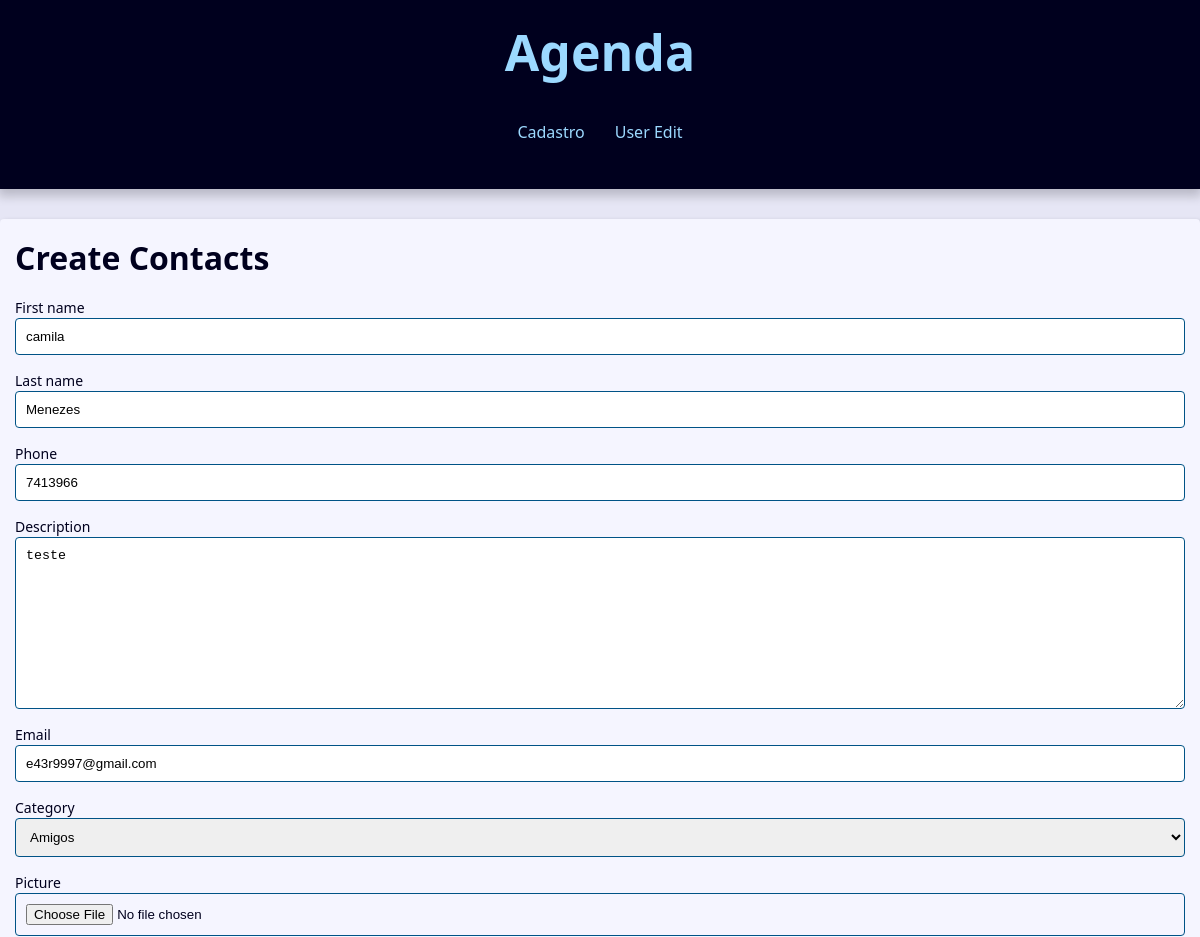
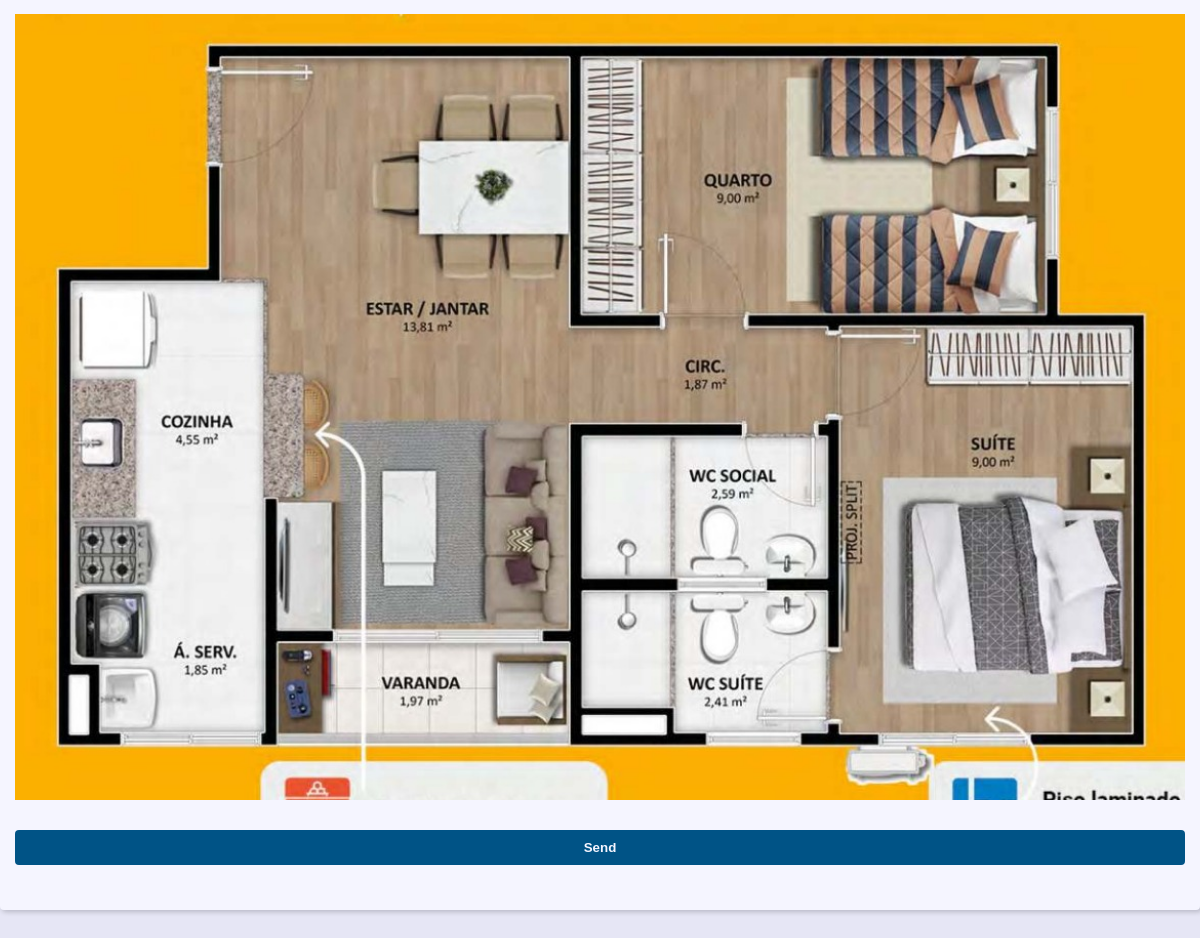
Page /contact/1017/update/ on the committed database (2 pictures, top to bottom).
### contact/models.py (models this page shows, shortened)
class Contact(models.Model):
    first_name = models.CharField(max_length=50)
    last_name = models.CharField(max_length=50, blank=True)
    phone = models.CharField(max_length=50)
    email = models.EmailField(max_length=254, blank=True)
    created_date = models.DateTimeField(default=timezone.now)
    description = models.TextField(blank=True)
    show = models.BooleanField(default=True)
    picture = models.ImageField(blank=True, upload_to='pictures/%Y/%M/%D/')
    category = models.ForeignKey(Category, on_delete=models.SET_NULL, null=True, blank=True)
    owner = models.ForeignKey(User, on_delete=models.SET_NULL, null=True, blank=True)

### contact/views/contact_form.py (the view, shortened to what this page needs)
# urls.py: path('contact/<int:contact_id>/update/', views.update, name='update'),
def update(request, contact_id):
    contact = get_object_or_404(
        Contact, pk=contact_id, show = True
    )
    form_action = reverse('contact:update', args=(contact_id,))
    context = {
        'form': ContactForm(instance=contact),
        'form_action': form_action
    }
    return render(
        request,
        'contact/create.html',
        context)

### contact/forms.py (shortened to what this page needs)
class ContactForm(forms.ModelForm):
    picture = forms.ImageField(
        widget= forms.FileInput(
            attrs={
                "accept":  'image/*',
            }
        )
    )
    class Meta:
        model = models.Contact
        fields = ('first_name', 'last_name', 'phone', 'description', 'email', 'category', 'picture')

### contact/models.py (called while the page is built)
    def __str__(self):
        return self.name

### contact/templates/contact/create.html (shortened to what this page needs)
{% extends "global/base.html" %}
{% block content %}
    <h1> Create Contacts</h1>
    <div class="form-content">
        <form
            action="{{ form_action }}"
            method="POST"
            enctype="multipart/form-data"
        >
        <div class="form-content">
            {% for field in form %}
                <div class="form-group">
                    <label for="{{field.id_for_label}}">{{field.label}}</label>
                    {{field}}
                </div>
                {% if field.name == 'picture' and field.value.url %}
                <div class="form-group">
                    <img src="{{field.value.url}}" alt = "">
                </div>
                {% endif %}
            {% endfor %}
        </div>
        <div class="form-content">
            <div class="form-group">
                <button class="btn" type="submit"> Send</button>
            </div>
        </div>
        </form>
    </div>
{% endblock content %}

### base_static/global/css/style.css (style rules this page uses)
:root { --spacing: 1.5rem; --link-dark-color: rgb(0, 83, 134); --link-light-color: rgb(156, 217, 255); --clr-white: rgb(245, 245, 255); --clr-black: rgb(0, 0, 30); --clr-light-gray: rgb(230, 230, 245); --clr-dark-shadow-5: rgba(0, 0, 10, 5%); --clr-dark-shadow-10: rgba(0, 0, 10, 10%); --clr-dark-shadow-20: rgba(0, 0, 10, 20%); --clr-light-shadow-5: rgba(200, 200, 255, 5%); --clr-light-shadow-10: rgba(200, 200, 255, 10%); --clr-light-shadow-20: rgba(200, 200, 255, 20%); --main-page-width: 120rem; --table-min-width: 60rem; --biggest-font-size: 5rem; --bigger-font-size: 4rem; --big-font-size: 3.2rem; --medium-font-size: 2.4rem; --small-font-size: 1.6rem; --smaller-font-size: 1.4rem; --smallest-font-size: 1.2rem; --transition-fast: 300ms; --transition-medium: 600ms; --transition-slow: 1s; --default-border-radius: 4px; }
*, *::before, *::after { margin: 0; padding: 0; box-sizing: border-box; }
html { font-size: 62.5%; }
body { font-family: system-ui, -apple-system, BlinkMacSystemFont, 'Segoe UI', Roboto, Oxygen, Ubuntu, Cantarell, 'Open Sans', 'Helvetica Neue', sans-serif; line-height: 1.5; font-size: var(--small-font-size); color: var(--clr-black); -webkit-font-smoothing: antialiased; background: var(--clr-light-gray); }
img, svg { display: block; max-width: 100%; }
.form-content { margin: var(--spacing) 0; }
.form-group { display: flex; flex-direction: column; padding-bottom: var(--spacing); }
.form-group input, .form-group textarea, .form-group select { padding: 1rem; border-radius: var(--default-border-radius); border: 1px solid var(--link-dark-color); }
.form-group label { font-size: var(--smaller-font-size); }
.btn { background-color: var(--link-dark-color); color: var(--clr-white); font-weight: bold; border: none; padding: 1rem 2rem; border-radius: var(--default-border-radius); cursor: pointer; transition: filter var(--transition-fast) ease-in-out; }

### rows in the picture
Contact: form "camila" "Menezes" "7413966" "teste" "e43r9997@gmail.com" "Amigos"

### other values in the picture
{{ field.label }} "First name" "Last name" "Phone" "Description" "Email" "Category" "Picture"
